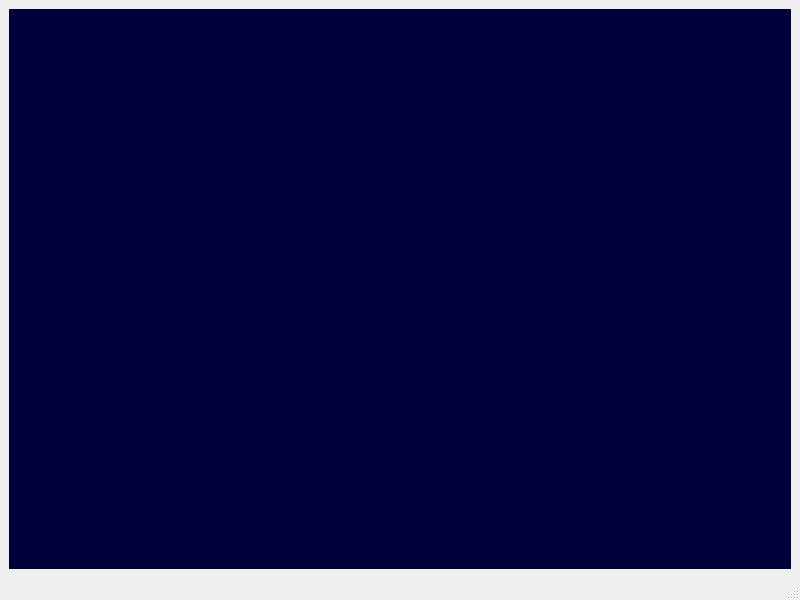
<?xml version="1.0" encoding="UTF-8"?>
<ui version="4.0">
 <class>MainWindow</class>
 <widget class="QMainWindow" name="MainWindow">
  <property name="geometry">
   <rect>
    <x>0</x>
    <y>0</y>
    <width>800</width>
    <height>600</height>
   </rect>
  </property>
  <property name="windowTitle">
   <string>MainWindow</string>
  </property>
  <widget class="QWidget" name="centralwidget">
   <layout class="QGridLayout" name="gridLayout">
    <item row="0" column="0">
     <widget class="QGraphicsView" name="graphicsView">
      <property name="styleSheet">
       <string notr="true">background-color: rgb(0, 0, 58);</string>
      </property>
     </widget>
    </item>
   </layout>
  </widget>
  <widget class="QMenuBar" name="menubar">
   <property name="geometry">
    <rect>
     <x>0</x>
     <y>0</y>
     <width>800</width>
     <height>25</height>
    </rect>
   </property>
  </widget>
  <widget class="QStatusBar" name="statusbar"/>
 </widget>
 <resources/>
 <connections/>
</ui>
